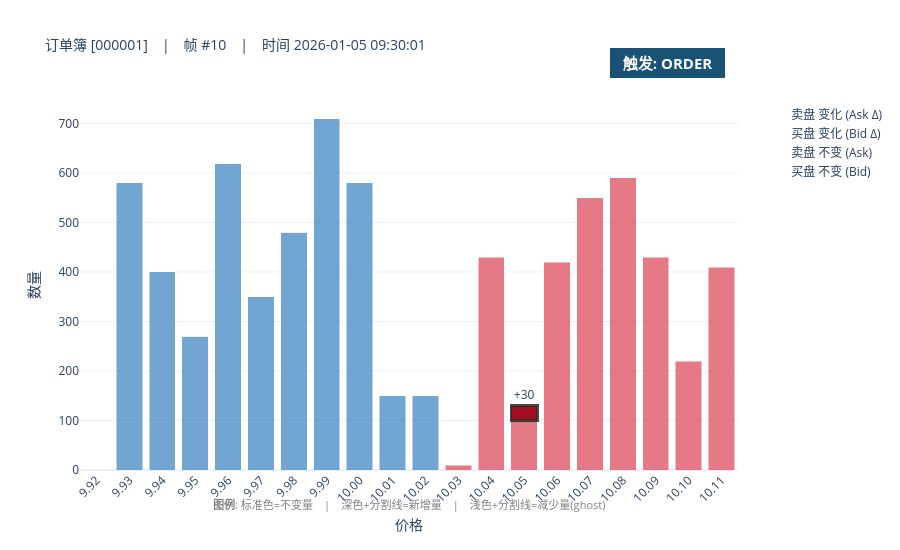

Notebook cell for this chart:
### Markdown cell above
## 4. 单帧静态可视化（堆叠式 base + delta，含分割线）

展示第 10 帧订单簿的快照，每个价位的柱子分为两段堆叠：
- **底部 base**（标准色）：与上一帧相同的不变量
- **顶部 delta**（深色/浅色 + 分割线）：本帧发生的变化量
  - **深色** = 新增量（挂单 / partial fill 后余量）
  - **浅色半透明** = 减少量 ghost（撤单 / 被成交）
- **分割线**：base 与 delta 之间的深灰色边框，清晰区分
- **右上角标签**醒目显示该帧的 **triggerType**（ORDER / CANCEL）

### Code cell
# ---- 创建可视化器 ----
viz = LOBVisualizer(loader)                                        # 传入加载器

# ---- 绘制第 10 帧的单帧静态图 ----
fig_single = viz.plot_single_frame(pos=10)                         # 位置 10（第 11 帧）
fig_single.show()                                                  # 显示交互式图表

### Figure 1 — Plotly figure (JSON) as saved in the notebook; plotly's stock layout.template omitted (floating-point values rounded to 4 significant figures)
{"data": [{"hoverinfo": "text", "hovertext": ["", "买盘 9.93<br>总量: 580<br>无变化", "买盘 9.94<br>总量: 400<br>无变化", "买盘 9.95<br>总量: 270<br>无变化", "买盘 9.96<br>总量: 620<br>无变化", "买盘 9.97<br>总量: 350<br>无变化", "买盘 9.98<br>总量: 480<br>无变化", "买盘 9.99<br>总量: 710<br>无变化", "买盘 10.00<br>总量: 580<br>无变化", "买盘 10.01<br>总量: 150<br>无变化", "买盘 10.02<br>总量: 150<br>无变化", "", "", "", "", "", "", "", "", ""], "marker": {"color": ["rgba(0,0,0,0)", "rgba(55, 128, 191, 0.70)", "rgba(55, 128, 191, 0.70)", "rgba(55, 128, 191, 0.70)", "rgba(55, 128, 191, 0.70)", "rgba(55, 128, 191, 0.70)", "rgba(55, 128, 191, 0.70)", "rgba(55, 128, 191, 0.70)", "rgba(55, 128, 191, 0.70)", "rgba(55, 128, 191, 0.70)", "rgba(55, 128, 191, 0.70)", "rgba(0,0,0,0)", "rgba(0,0,0,0)", "rgba(0,0,0,0)", "rgba(0,0,0,0)", "rgba(0,0,0,0)", "rgba(0,0,0,0)", "rgba(0,0,0,0)", "rgba(0,0,0,0)", "rgba(0,0,0,0)"]}, "name": "买盘 不变 (Bid)", "showlegend": true, "type": "bar", "x": ["9.92", "9.93", "9.94", "9.95", "9.96", "9.97", "9.98", "9.99", "10.00", "10.01", "10.02", "10.03", "10.04", "10.05", "10.06", "10.07", "10.08", "10.09", "10.10", "10.11"], "y": [0, 580, 400, 270, 620, 350, 480, 710, 580, 150, 150, 0, 0, 0, 0, 0, 0, 0, 0, 0]}, {"hoverinfo": "text", "hovertext": ["", "", "", "", "", "", "", "", "", "", "", "卖盘 10.03<br>总量: 10<br>无变化", "卖盘 10.04<br>总量: 430<br>无变化", "卖盘 10.05<br>总量: 130<br>不变: 100<br>增加: +30", "卖盘 10.06<br>总量: 420<br>无变化", "卖盘 10.07<br>总量: 550<br>无变化", "卖盘 10.08<br>总量: 590<br>无变化", "卖盘 10.09<br>总量: 430<br>无变化", "卖盘 10.10<br>总量: 220<br>无变化", "卖盘 10.11<br>总量: 410<br>无变化"], "marker": {"color": ["rgba(0,0,0,0)", "rgba(0,0,0,0)", "rgba(0,0,0,0)", "rgba(0,0,0,0)", "rgba(0,0,0,0)", "rgba(0,0,0,0)", "rgba(0,0,0,0)", "rgba(0,0,0,0)", "rgba(0,0,0,0)", "rgba(0,0,0,0)", "rgba(0,0,0,0)", "rgba(219, 64, 82, 0.70)", "rgba(219, 64, 82, 0.70)", "rgba(219, 64, 82, 0.70)", "rgba(219, 64, 82, 0.70)", "rgba(219, 64, 82, 0.70)", "rgba(219, 64, 82, 0.70)", "rgba(219, 64, 82, 0.70)", "rgba(219, 64, 82, 0.70)", "rgba(219, 64, 82, 0.70)"]}, "name": "卖盘 不变 (Ask)", "showlegend": true, "type": "bar", "x": ["9.92", "9.93", "9.94", "9.95", "9.96", "9.97", "9.98", "9.99", "10.00", "10.01", "10.02", "10.03", "10.04", "10.05", "10.06", "10.07", "10.08", "10.09", "10.10", "10.11"], "y": [0, 0, 0, 0, 0, 0, 0, 0, 0, 0, 0, 10, 430, 100, 420, 550, 590, 430, 220, 410]}, {"hoverinfo": "text", "hovertext": ["", "买盘 9.93<br>总量: 580<br>无变化", "买盘 9.94<br>总量: 400<br>无变化", "买盘 9.95<br>总量: 270<br>无变化", "买盘 9.96<br>总量: 620<br>无变化", "买盘 9.97<br>总量: 350<br>无变化", "买盘 9.98<br>总量: 480<br>无变化", "买盘 9.99<br>总量: 710<br>无变化", "买盘 10.00<br>总量: 580<br>无变化", "买盘 10.01<br>总量: 150<br>无变化", "买盘 10.02<br>总量: 150<br>无变化", "", "", "", "", "", "", "", "", ""], "marker": {"color": ["rgba(0,0,0,0)", "rgba(0,0,0,0)", "rgba(0,0,0,0)", "rgba(0,0,0,0)", "rgba(0,0,0,0)", "rgba(0,0,0,0)", "rgba(0,0,0,0)", "rgba(0,0,0,0)", "rgba(0,0,0,0)", "rgba(0,0,0,0)", "rgba(0,0,0,0)", "rgba(0,0,0,0)", "rgba(0,0,0,0)", "rgba(0,0,0,0)", "rgba(0,0,0,0)", "rgba(0,0,0,0)", "rgba(0,0,0,0)", "rgba(0,0,0,0)", "rgba(0,0,0,0)", "rgba(0,0,0,0)"], "line": {"color": ["rgba(0,0,0,0)", "rgba(0,0,0,0)", "rgba(0,0,0,0)", "rgba(0,0,0,0)", "rgba(0,0,0,0)", "rgba(0,0,0,0)", "rgba(0,0,0,0)", "rgba(0,0,0,0)", "rgba(0,0,0,0)", "rgba(0,0,0,0)", "rgba(0,0,0,0)", "rgba(0,0,0,0)", "rgba(0,0,0,0)", "rgba(0,0,0,0)", "rgba(0,0,0,0)", "rgba(0,0,0,0)", "rgba(0,0,0,0)", "rgba(0,0,0,0)", "rgba(0,0,0,0)", "rgba(0,0,0,0)"], "width": 2.5}}, "name": "买盘 变化 (Bid Δ)", "showlegend": true, "text": ["", "", "", "", "", "", "", "", "", "", "", "", "", "", "", "", "", "", "", ""], "textposition": "outside", "type": "bar", "x": ["9.92", "9.93", "9.94", "9.95", "9.96", "9.97", "9.98", "9.99", "10.00", "10.01", "10.02", "10.03", "10.04", "10.05", "10.06", "10.07", "10.08", "10.09", "10.10", "10.11"], "y": [0, 0, 0, 0, 0, 0, 0, 0, 0, 0, 0, 0, 0, 0, 0, 0, 0, 0, 0, 0]}, {"hoverinfo": "text", "hovertext": ["", "", "", "", "", "", "", "", "", "", "", "卖盘 10.03<br>总量: 10<br>无变化", "卖盘 10.04<br>总量: 430<br>无变化", "卖盘 10.05<br>总量: 130<br>不变: 100<br>增加: +30", "卖盘 10.06<br>总量: 420<br>无变化", "卖盘 10.07<br>总量: 550<br>无变化", "卖盘 10.08<br>总量: 590<br>无变化", "卖盘 10.09<br>总量: 430<br>无变化", "卖盘 10.10<br>总量: 220<br>无变化", "卖盘 10.11<br>总量: 410<br>无变化"], "marker": {"color": ["rgba(0,0,0,0)", "rgba(0,0,0,0)", "rgba(0,0,0,0)", "rgba(0,0,0,0)", "rgba(0,0,0,0)", "rgba(0,0,0,0)", "rgba(0,0,0,0)", "rgba(0,0,0,0)", "rgba(0,0,0,0)", "rgba(0,0,0,0)", "rgba(0,0,0,0)", "rgba(0,0,0,0)", "rgba(0,0,0,0)", "rgba(160, 0, 20, 0.95)", "rgba(0,0,0,0)", "rgba(0,0,0,0)", "rgba(0,0,0,0)", "rgba(0,0,0,0)", "rgba(0,0,0,0)", "rgba(0,0,0,0)"], "line": {"color": ["rgba(0,0,0,0)", "rgba(0,0,0,0)", "rgba(0,0,0,0)", "rgba(0,0,0,0)", "rgba(0,0,0,0)", "rgba(0,0,0,0)", "rgba(0,0,0,0)", "rgba(0,0,0,0)", "rgba(0,0,0,0)", "rgba(0,0,0,0)", "rgba(0,0,0,0)", "rgba(0,0,0,0)", "rgba(0,0,0,0)", "rgba(40, 40, 40, 0.85)", "rgba(0,0,0,0)", "rgba(0,0,0,0)", "rgba(0,0,0,0)", "rgba(0,0,0,0)", "rgba(0,0,0,0)", "rgba(0,0,0,0)"], "width": 2.5}}, "name": "卖盘 变化 (Ask Δ)", "showlegend": true, "text": ["", "", "", "", "", "", "", "", "", "", "", "", "", "+30", "", "", "", "", "", ""], "textposition": "outside", "type": "bar", "x": ["9.92", "9.93", "9.94", "9.95", "9.96", "9.97", "9.98", "9.99", "10.00", "10.01", "10.02", "10.03", "10.04", "10.05", "10.06", "10.07", "10.08", "10.09", "10.10", "10.11"], "y": [0, 0, 0, 0, 0, 0, 0, 0, 0, 0, 0, 0, 0, 30, 0, 0, 0, 0, 0, 0]}], "layout": {"annotations": [{"bgcolor": "#1a5276", "bordercolor": "#1a5276", "borderpad": 4, "borderwidth": 1, "font": {"color": "white", "size": 15}, "showarrow": false, "text": "<b>  触发: ORDER  </b>", "x": 0.98, "xanchor": "right", "xref": "paper", "y": 1.06, "yanchor": "bottom", "yref": "paper"}, {"font": {"color": "gray", "size": 11}, "showarrow": false, "text": "<b>图例</b>: 标准色=不变量　|　深色+分割线=新增量　|　浅色+分割线=减少量(ghost)", "x": 0.5, "xanchor": "center", "xref": "paper", "y": -0.12, "yref": "paper"}], "barmode": "stack", "height": 550, "title": {"font": {"size": 14}, "text": "订单簿 [000001]　|　帧 #10　|　时间 2026-01-05 09:30:01"}, "xaxis": {"categoryarray": ["9.92", "9.93", "9.94", "9.95", "9.96", "9.97", "9.98", "9.99", "10.00", "10.01", "10.02", "10.03", "10.04", "10.05", "10.06", "10.07", "10.08", "10.09", "10.10", "10.11"], "categoryorder": "array", "tickangle": -45, "title": {"text": "价格"}}, "yaxis": {"title": {"text": "数量"}}}}
